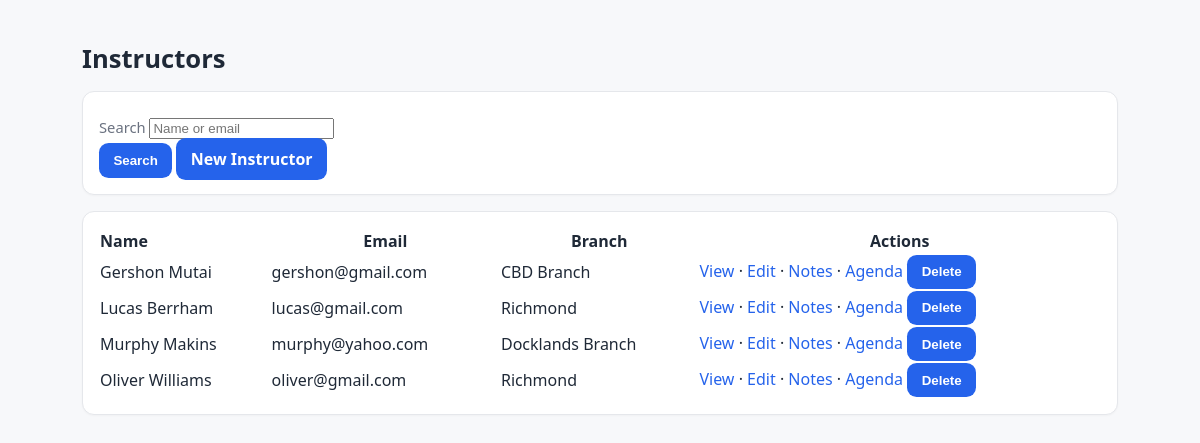
The app's page /public/instructors/index.php (signed in) with its own data.
### tables this page shows
CREATE TABLE `instructors` (
  `id` int(11) NOT NULL,
  `user_id` int(11) DEFAULT NULL,
  `branch_id` int(11) DEFAULT NULL,
  `license_no` varchar(100) DEFAULT NULL,
  `hire_date` date DEFAULT NULL,
  `status` enum('active','inactive') NOT NULL DEFAULT 'active',
  `created_at` timestamp NOT NULL DEFAULT current_timestamp()
);

CREATE TABLE `users` (
  `id` int(11) NOT NULL,
  `email` varchar(191) NOT NULL,
  `password_hash` varchar(255) DEFAULT NULL,
  `first_name` varchar(100) NOT NULL,
  `last_name` varchar(100) NOT NULL,
  `phone` varchar(50) DEFAULT NULL,
  `is_active` tinyint(1) NOT NULL DEFAULT 1,
  `created_at` timestamp NOT NULL DEFAULT current_timestamp(),
  `role` enum('admin','staff','instructor','student') NOT NULL DEFAULT 'student'
);

CREATE TABLE `branches` (
  `id` int(11) NOT NULL,
  `name` varchar(120) NOT NULL,
  `phone` varchar(50) DEFAULT NULL,
  `email` varchar(191) DEFAULT NULL,
  `address_line1` varchar(191) DEFAULT NULL,
  `address_line2` varchar(191) DEFAULT NULL,
  `city` varchar(100) DEFAULT NULL,
  `state` varchar(100) DEFAULT NULL,
  `postal_code` varchar(20) DEFAULT NULL,
  `created_at` timestamp NOT NULL DEFAULT current_timestamp(),
  `location` varchar(255) DEFAULT NULL
);

### php/Core/Database.php (called while the page is built, shortened)
<?php
class Database
{
    private static ?PDO $pdo = null;
    public static function pdo(): PDO
    {
        if (self::$pdo === null) {
            $dsn = "mysql:host=" . Config::DB_HOST . ";dbname=" . Config::DB_NAME . ";charset=" . Config::DB_CHARSET;
            $options = [
                PDO::ATTR_ERRMODE => PDO::ERRMODE_EXCEPTION,
                PDO::ATTR_DEFAULT_FETCH_MODE => PDO::FETCH_ASSOC,
                PDO::ATTR_EMULATE_PREPARES => false,
            ];
            try {
                self::$pdo = new PDO($dsn, Config::DB_USER, Config::DB_PASS, $options);
            } catch (PDOException $e) {
                http_response_code(500);
                die("Database connection failed: " . htmlspecialchars($e->getMessage(), ENT_QUOTES, 'UTF-8'));
            }
        }
        return self::$pdo;
    }
}

### php/Models/Instructor.php (called while the page is built, shortened)
<?php
class Instructor
{
    public static function all(): array {
        $sql = "SELECT i.*, b.name AS branch_name, u.email, u.first_name, u.last_name, u.phone
                FROM instructors i
                LEFT JOIN branches b ON b.id = i.branch_id
                LEFT JOIN users u ON u.id = i.user_id
                ORDER BY COALESCE(u.first_name, ''), COALESCE(u.last_name, ''), i.id";
        return Database::pdo()->query($sql)->fetchAll(PDO::FETCH_ASSOC);
    }
}

### public/instructors/index.php (the view, shortened to what this page needs)
<?php
require_once __DIR__ . '/../../php/Core/Database.php';
require_once __DIR__ . '/../../php/Models/Instructor.php';
$q = trim($_GET['q'] ?? '');
$rows = Instructor::all();
?>
<!doctype html>
<html lang="en">
<head>
  <link rel="stylesheet" href="../../assets/css/main.css">
</head>
<body>
<main class="container">
  <h1>Instructors</h1>
  <form method="get" class="card" style="margin-bottom:1rem;">
    <label>Search <input name="q" value="<?= htmlspecialchars($q) ?>" placeholder="Name or email"></label>
    <button type="submit">Search</button>
    <a class="btn" href="create.php">New Instructor</a>
  </form>
  <div class="card">
    <table style="width:100%; border-collapse:collapse;">
      <thead><tr>
        <th style="text-align:left">Name</th>
        <th>Email</th>
        <th>Branch</th>
        <th>Actions</th>
      </tr></thead>
      <tbody>
      <?php foreach ($rows as $i): $iid=(int)$i['id']; $nm=trim(($i['first_name']??'').' '.($i['last_name']??'')); ?>
        <tr>
          <td><?= htmlspecialchars($nm ?: ('Instructor #'.$iid)) ?></td>
          <td><?= htmlspecialchars($i['email'] ?? '') ?></td>
          <td><?= htmlspecialchars($i['branch_name'] ?? '') ?></td>
          <td>
            <a href="view.php?id=<?= $iid ?>">View</a> ·
            <a href="edit.php?id=<?= $iid ?>">Edit</a> ·
            <a href="/origin-driving/public/instructors/notes.php?instructor_id=<?= $iid ?>">Notes</a> ·
            <a href="/origin-driving/public/instructors/agenda.php?instructor_id=<?= $iid ?>">Agenda</a>
            <form method="post" action="delete.php" style="display:inline" onsubmit="return confirm('Delete this instructor?');">
              <button type="submit">Delete</button>
            </form>
          </td>
        </tr>
      <?php endforeach; if (empty($rows)): ?>
        <tr><td colspan="4">No instructors found.</td></tr>
      <?php endif; ?>
      </tbody>
    </table>
  </div>
</main>
</body>
</html>

### assets/css/main.css (style rules this page uses)
:root { --bg:#f7f8fa; --card:#ffffff; --text:#1f2937; --muted:#6b7280; --primary:#2563eb; --primary-600:#1d4ed8; --border:#e5e7eb; --accent:#10b981; --danger:#ef4444; }
* { box-sizing:border-box }
html,body { height:100% }
body { margin:0; font-family:system-ui,-apple-system,Segoe UI,Roboto,Ubuntu,Cantarell,Noto Sans,sans-serif; color:var(--text); background:var(--bg); line-height:1.5; }
.container { max-width:1100px;margin:5px auto;padding:2rem }
a { color:var(--primary);text-decoration:none }
.card { background:var(--card);border:1px solid var(--border);border-radius:12px;padding:1rem;margin:.75rem 0;box-shadow:0 1px 2px rgba(0,0,0,.03) }
h1 { font-size:1.6rem;margin:.2rem 0 .8rem }
form label { display:block;margin:.5rem 0 .25rem;color:var(--muted);font-size:.92rem }
button,.btn,input[type="submit"] { appearance:none;border:0;border-radius:.6rem;background:var(--primary);color:#fff;padding:.6rem .9rem;font-weight:600;cursor:pointer }

### records on screen
instructors: user.last_name "Gershon Mutai", user.email "gershon@gmail.com", branch.name "CBD Branch"
instructors: user.last_name "Lucas Berrham", user.email "lucas@gmail.com", branch.name "Richmond"
instructors: user.last_name "Murphy Makins", user.email "murphy@yahoo.com", branch.name "Docklands Branch"
instructors: user.last_name "Oliver Williams", user.email "oliver@gmail.com", branch.name "Richmond"
